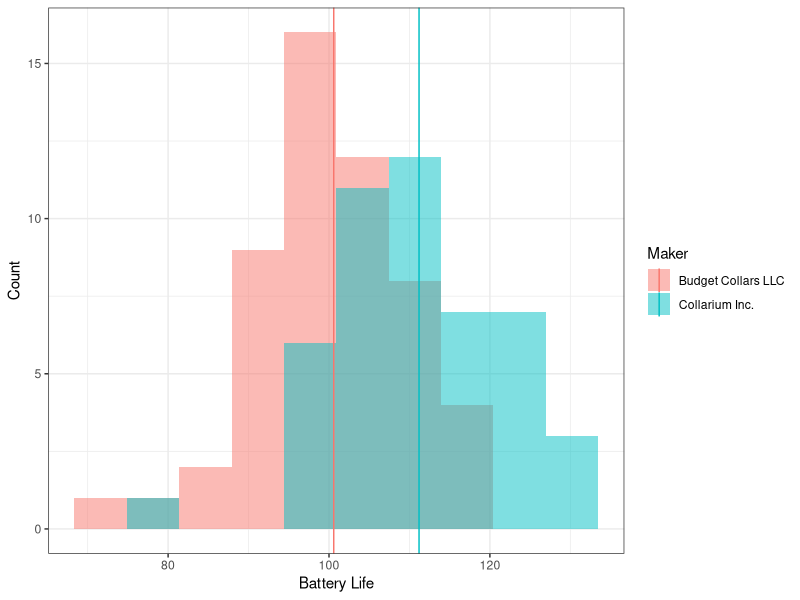
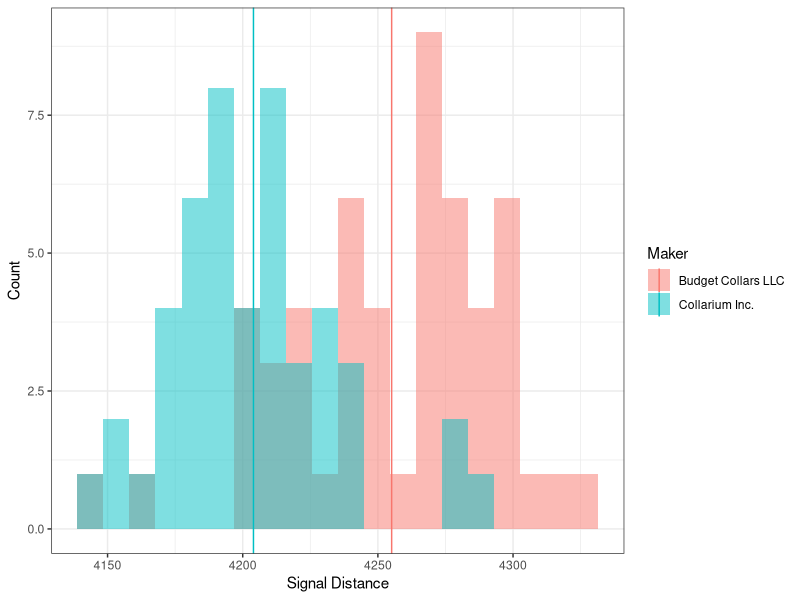

Write R code to recreate these figures, in order.
## ---- chunk 1
knitr::opts_chunk$set(echo = TRUE)
## ---- chunk 2
library(tidyverse)
collars <- read_csv("collar_data.csv")
## ---- chunk 3
means_by_maker <- collars %>% 
  group_by(maker) %>% 
  summarise(mean_battery = mean(battery_life),
            mean_signal = mean(signal_distance))
## ---- chunk 4
# battery life
ggplot(collars, aes(battery_life, fill = maker)) +
  geom_histogram(alpha = 0.5, bins = 10, position = "identity") +
  geom_vline(data = means_by_maker, aes(xintercept = mean_battery, color = maker)) +
  ylab("Count") +
  xlab("Battery Life") +
  scale_color_discrete(name = "Maker") +
  scale_fill_discrete(name = "Maker") +
  theme_bw()
## ---- chunk 5
# signal distance
ggplot(collars, aes(x=signal_distance, fill = maker)) +
  geom_histogram(alpha = 0.5, bins = 20, position = "identity") +
  geom_vline(data = means_by_maker, 
             aes(xintercept = mean_signal, color = maker)) +
  labs(x = "Signal Distance",  # using the labs() function produces the same results as above
       y = "Count",
       color = "Maker",
       fill = "Maker") + 
  theme_bw()
## ---- chunk 6

## ---- chunk 7
t.test(battery_life ~ maker, data = collars)

## ---- chunk 8
t.test(data = collars, signal_distance ~ maker)
